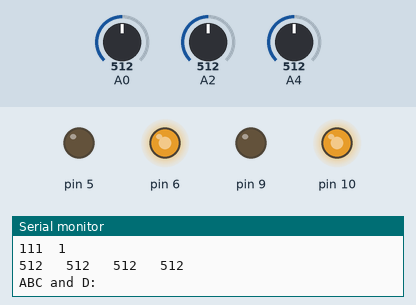
Simulated run of this sketch. Board: Arduino Uno, built with avr-gcc and run on an emulated ATmega328P. On the bench: output pins drawn as LEDs (lit = HIGH), the last lines printed to the serial monitor. The test bench sets the inputs (shaded band); at power-on: A0 = 512, A2 = 512, A4 = 512.

Above: at 1.2 s.
1.3 s: A0 set to 180
4.3 s: A0 set to 159
At 5.4 s:
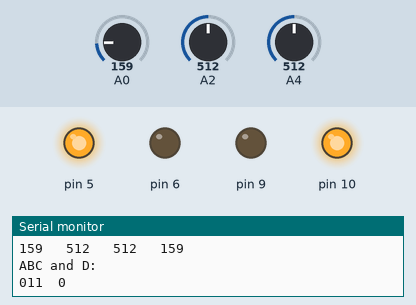
5.8 s: A2 set to 981
8.8 s: A2 set to 1017
10.3 s: A4 set to 108
13.3 s: A4 set to 92
Timing chart, 0 to 16.3 s (numbered marks = the images above; inputs shaded):
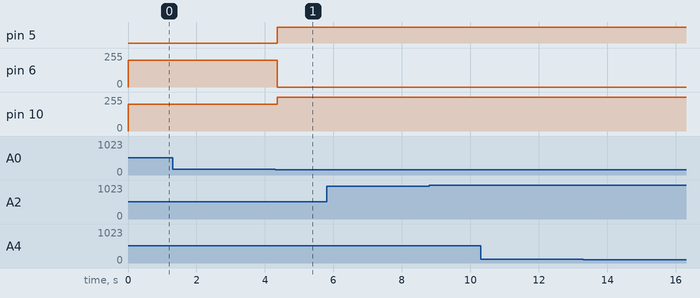

The sketch:

failed1.ino
```cpp
//#include "core.c"

int A, B, C, D;

int white_gate = 50;

int gray_gate_A = 170;
int gray_gate_B = 270;
int gray_gate_C = 250;
int gray_gate_D = 500;

/*
int gray_gate_A = 400;
int gray_gate_B = 650;
int gray_gate_C = 600;
int gray_gate_D = 500;
*/

int light = 180;
int normal = 200;
int heavy = 255;

float left_bias = 0;//.02634375;
float right_bias = 0;//0.02734375;

int last_action;
int after_node;

void set_left_wheels(int go_or_back, int value) {
    value = value - (value * left_bias);
    if (go_or_back == 1) {
        analogWrite(9, value);
        analogWrite(10, 0);
    } else if (go_or_back == -1) {
        analogWrite(10, value);
        analogWrite(9, 0);
    } else if (go_or_back == 0) {
        analogWrite(9, 0);
        analogWrite(10, 0);
    }
}

void set_right_wheels(int go_or_back, int value) {
    value = value - (value * right_bias);
    if (go_or_back == 1) {
        analogWrite(5, value);
        analogWrite(6, 0);
    } else if (go_or_back == -1) {
        analogWrite(6, value);
        analogWrite(5, 0);
    } else if (go_or_back == 0) {
        analogWrite(5, 0);
        analogWrite(6, 0);
    }
}

void go_straight(int value) {
    set_left_wheels(1, value);
    set_right_wheels(1, value);
}

void go_back(int value) {
    set_left_wheels(-1, value);
    set_right_wheels(-1, value);
}

void stop() {
    set_left_wheels(0, 0);
    set_right_wheels(0, 0);
}

void left_rotate(int value) {
    set_right_wheels(1, value);
    set_left_wheels(-1, value);
}

void right_rotate(int value) {
    set_left_wheels(1, value);
    set_right_wheels(-1, value);
}

void turn_back_left(int value) {
    float difference = value / 2;
    float middle_point = 255 / 2;
    int right = middle_point + difference;
    int left = middle_point - difference;

    set_left_wheels(-1, left);
    set_right_wheels(-1, right);
}

void turn_back_right(int value) {
    float difference = value / 2;
    float middle_point = 255 / 2;
    int left = middle_point + difference;
    int right = middle_point - difference;

    set_left_wheels(-1, left);
    set_right_wheels(-1, right);
}

int handle_white_detector(int pin) {
    Serial.print(analogRead(pin));
    Serial.print("   ");
    if (analogRead(pin) < white_gate) {
        return 1;
    } else {
        return 0;
    }
}

int handle_gray_detector(int pin, int gate_number) {
    Serial.print(analogRead(pin));
    Serial.print("   ");
    if (gate_number == 1) {
        if (analogRead(pin) > gray_gate_A) {
            return 1;
        } else {
            return 0;
        }
    } else if (gate_number == 2) {
        if (analogRead(pin) > gray_gate_B) {
            return 1;
        } else {
            return 0;
        }
    } else if (gate_number == 3) {
        if (analogRead(pin) > gray_gate_C) {
            return 1;
        } else {
            return 0;
        }
    } else if (gate_number == 4) {
        if (analogRead(pin) > gray_gate_D) {
            return 1;
        } else {
            return 0;
        }
    }
}

void sensor_detect(int white_or_black, int AAA1, int AAA2, int AAA3, int AAA4) {
    if (white_or_black == 1) {
        A = handle_white_detector(AAA1);
        B = handle_white_detector(AAA2);
        C = handle_white_detector(AAA3);
        D = handle_white_detector(AAA4);
    } else if (white_or_black == -1) {
        A = handle_gray_detector(AAA1, 1);
        B = handle_gray_detector(AAA2, 2);
        C = handle_gray_detector(AAA3, 3);
        D = handle_gray_detector(AAA4, 4);
    } else {
        A = digitalRead(AAA1);
        B = digitalRead(AAA2);
        C = digitalRead(AAA3);
        D = digitalRead(AAA4);
    }
    //return 1 if it is white

    Serial.print("\nABC and D: \n");
    Serial.print(A);
    Serial.print(B);
    Serial.print(C);
    Serial.print("  ");
    Serial.print(D);
    Serial.println();
    Serial.println();
    Serial.println();
}

void white_detect() {
    sensor_detect(-1, A0, A2, A4, 8);
}

void go_through_node() {
    while (1) {
        go_straight(heavy);

        white_detect();
        if ((A == 1) || (C == 1)) {
            break;
        }
    }
}

void turn_left_45_degrees_stupidly() {
    left_rotate(heavy);
    delay(600);
}

void turn_right_45_degrees_stupidly() {
    right_rotate(heavy);
    delay(600);
}

void find_line() {
    white_detect();

    if ((A == 1) && (B == 1) && (C == 1)) {
        if (after_node == 1) {
            if (last_action == 0) {
                go_back(normal);
            } else if (last_action == -1) {
                turn_back_right(normal);
            } else if (last_action == 1) {
                turn_back_left(normal);
            }
        } else {
            go_back(normal);
        }

        after_node = 0;

    } else if ((A == 0) && (B == 0) && (C == 0)) {
        go_through_node();

        after_node = 1;

    } else if ((A == 1) && (C == 0)) {
        right_rotate(heavy);

        last_action = 1;

        after_node = 0;

    } else if ((A == 1) && (C == 1)) {
        go_straight(heavy);

        last_action = 0;

        after_node = 0;

    } else if ((A == 0) && (C == 1)) {
        left_rotate(heavy);

        last_action = -1;

        after_node = 0;

    } else {
        after_node = 0;

    }
}

void setup() {
    Serial.begin(9600);

    /*
    go_straight(heavy);
    delay(5500);
    stop();
    delay(1000);

    go_straight(heavy);
    */
}

void loop() {
    find_line();

    //white_detect();
    //delay(500);
}
```

Measured:
- the behaviour switches between 171 and 170 on A0 (found by bisection; images 0 and 1)
- after the input at 4.3 s, pin 5: LOW → HIGH after 0.07 s; pin 6: 200/255 → 0/255 after 0.07 s; pin 10: 200/255 → 255/255 after 0.07 s
